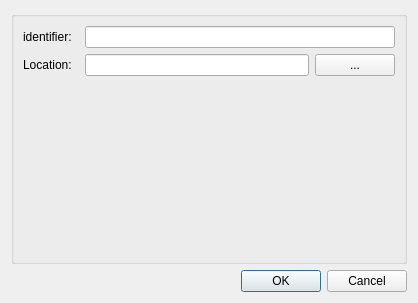
<?xml version="1.0" encoding="UTF-8"?>
<ui version="4.0">
 <class>ConfigureDialog</class>
 <widget class="QDialog" name="ConfigureDialog">
  <property name="geometry">
   <rect>
    <x>0</x>
    <y>0</y>
    <width>418</width>
    <height>303</height>
   </rect>
  </property>
  <property name="windowTitle">
   <string>ConfigureDialog</string>
  </property>
  <layout class="QGridLayout" name="gridLayout">
   <item row="0" column="0">
    <widget class="QGroupBox" name="configGroupBox">
     <property name="title">
      <string/>
     </property>
     <layout class="QGridLayout" name="gridLayout_2">
      <item row="1" column="1">
       <layout class="QHBoxLayout" name="horizontalLayout">
        <item>
         <widget class="QLineEdit" name="lineEdit1"/>
        </item>
        <item>
         <widget class="QPushButton" name="pushButtonLocation">
          <property name="text">
           <string>...</string>
          </property>
         </widget>
        </item>
       </layout>
      </item>
      <item row="0" column="1">
       <widget class="QLineEdit" name="lineEdit0"/>
      </item>
      <item row="1" column="0">
       <widget class="QLabel" name="label1">
        <property name="text">
         <string>Location:  </string>
        </property>
       </widget>
      </item>
      <item row="0" column="0">
       <widget class="QLabel" name="label0">
        <property name="text">
         <string>identifier:  </string>
        </property>
       </widget>
      </item>
      <item row="2" column="1">
       <spacer name="verticalSpacer">
        <property name="orientation">
         <enum>Qt::Vertical</enum>
        </property>
        <property name="sizeHint" stdset="0">
         <size>
          <width>20</width>
          <height>40</height>
         </size>
        </property>
       </spacer>
      </item>
     </layout>
    </widget>
   </item>
   <item row="1" column="0">
    <widget class="QDialogButtonBox" name="buttonBox">
     <property name="orientation">
      <enum>Qt::Horizontal</enum>
     </property>
     <property name="standardButtons">
      <set>QDialogButtonBox::Cancel|QDialogButtonBox::Ok</set>
     </property>
    </widget>
   </item>
  </layout>
 </widget>
 <resources/>
 <connections/>
</ui>
